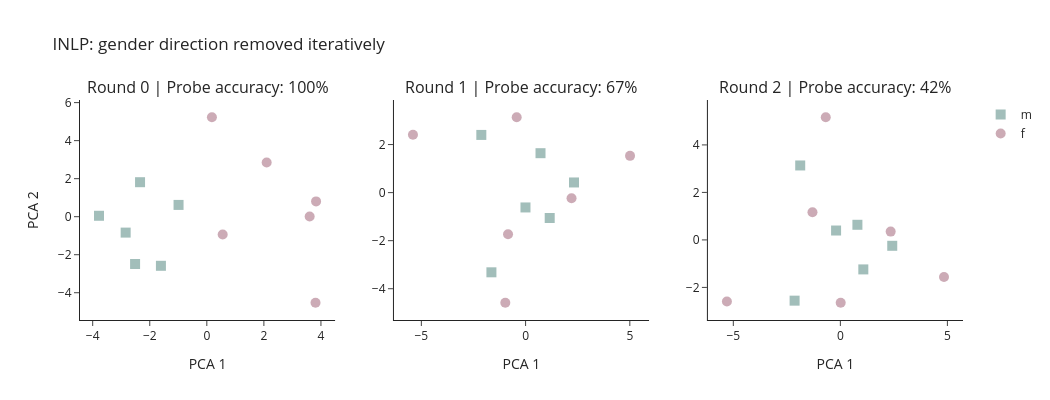

Notebook cell for this chart:
### Markdown cell above
The code below runs INLP on our small gender bias dataset. Within a few iterations, it makes it so that no linear probe can predict the stereotype behind the profession. We can visualize the results of the INLP method by plotting the PCA visualization of the activations after each iteration. By the final iteration, the "m" and "f" activations cluster together so that no linear direction cleanly separates them.

### Code cell
from plotly.subplots import make_subplots

results = inlp(activations_m.cpu().float().numpy(), activations_f.cpu().float().numpy())
n = len(professions_m)

subplot_titles = [
    f"Round {r['iteration']} | Probe accuracy: {r['probe_accuracy']:.0%}"
    for r in results
]

fig = make_subplots(rows=1, cols=len(results), subplot_titles=subplot_titles)

for col, r in enumerate(results, start=1):
    acts_m_snap = r["activation_m"]
    acts_f_snap = r["activation_f"]

    # refit PCA on each snapshot so the axes capture the variance that's actually present
    pca = PCA(n_components=2)
    proj = pca.fit_transform(np.concatenate([acts_m_snap, acts_f_snap], axis=0))

    fig.add_trace(go.Scatter(
        x=proj[:n, 0], y=proj[:n, 1],
        mode='markers',
        marker=dict(symbol='square', color="rgba(23, 94, 84, 0.4)", size=10),
        name='m',
        showlegend=(col == 1),
        hovertext=professions_m,
    ), row=1, col=col)

    fig.add_trace(go.Scatter(
        x=proj[n:, 0], y=proj[n:, 1],
        mode='markers',
        marker=dict(symbol='circle', color="rgba(127, 45, 72, 0.4)", size=10),
        name='f',
        showlegend=(col == 1),
        hovertext=professions_f,
    ), row=1, col=col)

fig.update_layout(
    template='simple_white',
    width=350 * len(results),
    height=400,
    title_text='INLP: gender direction removed iteratively',
)
fig.update_xaxes(title_text='PCA 1')
fig.update_yaxes(title_text='PCA 2', col=1)

fig.show()

### Figure 1 — Plotly figure (JSON) as saved in the notebook; plotly's stock layout.template omitted (floating-point values rounded to 4 significant figures)
{"data": [{"hovertext": ["doctor", "coder", "boss", "pilot", "lawyer", "agent"], "marker": {"color": "rgba(23, 94, 84, 0.4)", "size": 10, "symbol": "square"}, "mode": "markers", "name": "m", "showlegend": true, "type": "scatter", "x": [-2.341, -1.608, -2.514, -3.779, -0.9903, -2.845], "xaxis": "x", "y": [1.814, -2.583, -2.488, 0.04794, 0.6188, -0.8373], "yaxis": "y"}, {"hovertext": ["nurse", "homemaker", "secretary", "flight attendant", "paralegal", "nanny"], "marker": {"color": "rgba(127, 45, 72, 0.4)", "size": 10, "symbol": "circle"}, "mode": "markers", "name": "f", "showlegend": true, "type": "scatter", "x": [0.1788, 3.81, 0.5564, 2.098, 3.829, 3.604], "xaxis": "x", "y": [5.23, -4.527, -0.9349, 2.846, 0.8041, 0.008531], "yaxis": "y"}, {"hovertext": ["doctor", "coder", "boss", "pilot", "lawyer", "agent"], "marker": {"color": "rgba(23, 94, 84, 0.4)", "size": 10, "symbol": "square"}, "mode": "markers", "name": "m", "showlegend": false, "type": "scatter", "x": [2.323, -2.123, -1.639, 1.157, 0.7159, -0.005456], "xaxis": "x2", "y": [0.4225, 2.401, -3.317, -1.056, 1.641, -0.617], "yaxis": "y2"}, {"hovertext": ["nurse", "homemaker", "secretary", "flight attendant", "paralegal", "nanny"], "marker": {"color": "rgba(127, 45, 72, 0.4)", "size": 10, "symbol": "circle"}, "mode": "markers", "name": "f", "showlegend": false, "type": "scatter", "x": [5.01, -5.402, -0.8418, 2.204, -0.4267, -0.9728], "xaxis": "x2", "y": [1.529, 2.407, -1.732, -0.2325, 3.137, -4.584], "yaxis": "y2"}, {"hovertext": ["doctor", "coder", "boss", "pilot", "lawyer", "agent"], "marker": {"color": "rgba(23, 94, 84, 0.4)", "size": 10, "symbol": "square"}, "mode": "markers", "name": "m", "showlegend": false, "type": "scatter", "x": [2.423, -2.138, -1.875, 0.7962, 1.072, -0.2002], "xaxis": "x3", "y": [-0.2477, -2.557, 3.134, 0.6372, -1.242, 0.3964], "yaxis": "y3"}, {"hovertext": ["nurse", "homemaker", "secretary", "flight attendant", "paralegal", "nanny"], "marker": {"color": "rgba(127, 45, 72, 0.4)", "size": 10, "symbol": "circle"}, "mode": "markers", "name": "f", "showlegend": false, "type": "scatter", "x": [4.841, -5.299, -1.303, 2.35, 0.01525, -0.6822], "xaxis": "x3", "y": [-1.563, -2.594, 1.166, 0.3493, -2.645, 5.165], "yaxis": "y3"}], "layout": {"annotations": [{"font": {"size": 16}, "showarrow": false, "text": "Round 0 | Probe accuracy: 100%", "x": 0.1444, "xanchor": "center", "xref": "paper", "y": 1, "yanchor": "bottom", "yref": "paper"}, {"font": {"size": 16}, "showarrow": false, "text": "Round 1 | Probe accuracy: 67%", "x": 0.5, "xanchor": "center", "xref": "paper", "y": 1, "yanchor": "bottom", "yref": "paper"}, {"font": {"size": 16}, "showarrow": false, "text": "Round 2 | Probe accuracy: 42%", "x": 0.8556, "xanchor": "center", "xref": "paper", "y": 1, "yanchor": "bottom", "yref": "paper"}], "height": 400, "title": {"text": "INLP: gender direction removed iteratively"}, "width": 1050, "xaxis": {"anchor": "y", "domain": [0, 0.2889], "title": {"text": "PCA 1"}}, "xaxis2": {"anchor": "y2", "domain": [0.3556, 0.6444], "title": {"text": "PCA 1"}}, "xaxis3": {"anchor": "y3", "domain": [0.7111, 1], "title": {"text": "PCA 1"}}, "yaxis": {"anchor": "x", "domain": [0, 1], "title": {"text": "PCA 2"}}, "yaxis2": {"anchor": "x2", "domain": [0, 1]}, "yaxis3": {"anchor": "x3", "domain": [0, 1]}}}
